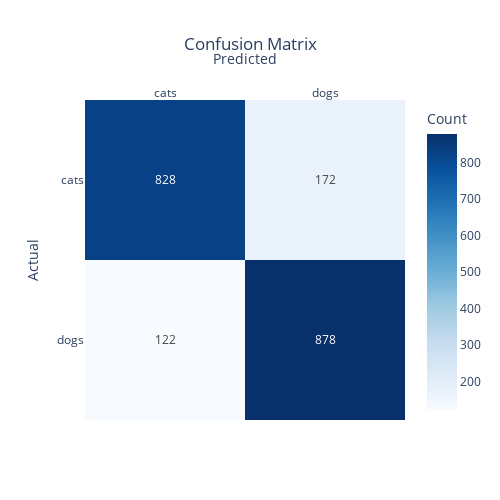

The notebook cell saved with this chart:
### Code cell
cm = confusion_matrix(y_true, y_pred)

fig = px.imshow(
    cm,
    text_auto=True,
    x=class_names,
    y=class_names,
    color_continuous_scale="Blues",
    labels=dict(x="Predicted", y="Actual", color="Count"),
    title="Confusion Matrix"
)

fig.update_layout(
    xaxis_side="top"
    ,title_x=0.5
    ,width=500
    ,height=500
)
fig.show()

### Figure 1 — Plotly figure (JSON) as saved in the notebook; plotly's stock layout.template omitted (floating-point values rounded to 4 significant figures)
{"data": [{"coloraxis": "coloraxis", "hovertemplate": "Predicted: %{x}<br>Actual: %{y}<br>Count: %{z}<extra></extra>", "name": "0", "texttemplate": "%{z}", "type": "heatmap", "x": ["cats", "dogs"], "xaxis": "x", "y": ["cats", "dogs"], "yaxis": "y", "z": [[828, 172], [122, 878]]}], "layout": {"coloraxis": {"colorbar": {"title": {"text": "Count"}}, "colorscale": [[0, "rgb(247,251,255)"], [0.125, "rgb(222,235,247)"], [0.25, "rgb(198,219,239)"], [0.375, "rgb(158,202,225)"], [0.5, "rgb(107,174,214)"], [0.625, "rgb(66,146,198)"], [0.75, "rgb(33,113,181)"], [0.875, "rgb(8,81,156)"], [1, "rgb(8,48,107)"]]}, "height": 500, "title": {"text": "Confusion Matrix", "x": 0.5}, "width": 500, "xaxis": {"anchor": "y", "constrain": "domain", "domain": [0, 1], "scaleanchor": "y", "side": "top", "title": {"text": "Predicted"}}, "yaxis": {"anchor": "x", "autorange": "reversed", "constrain": "domain", "domain": [0, 1], "title": {"text": "Actual"}}}}
